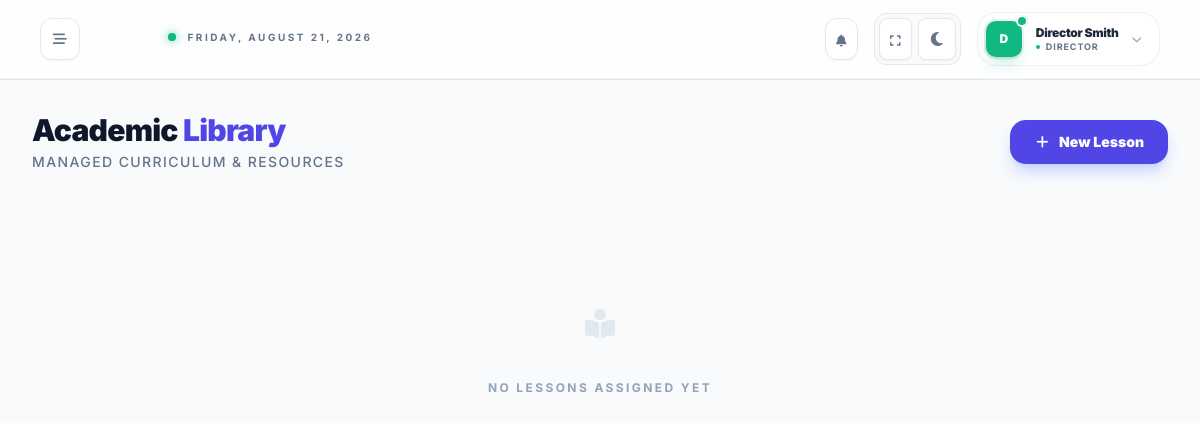
The app's page /curriculum/ (signed in), older data.
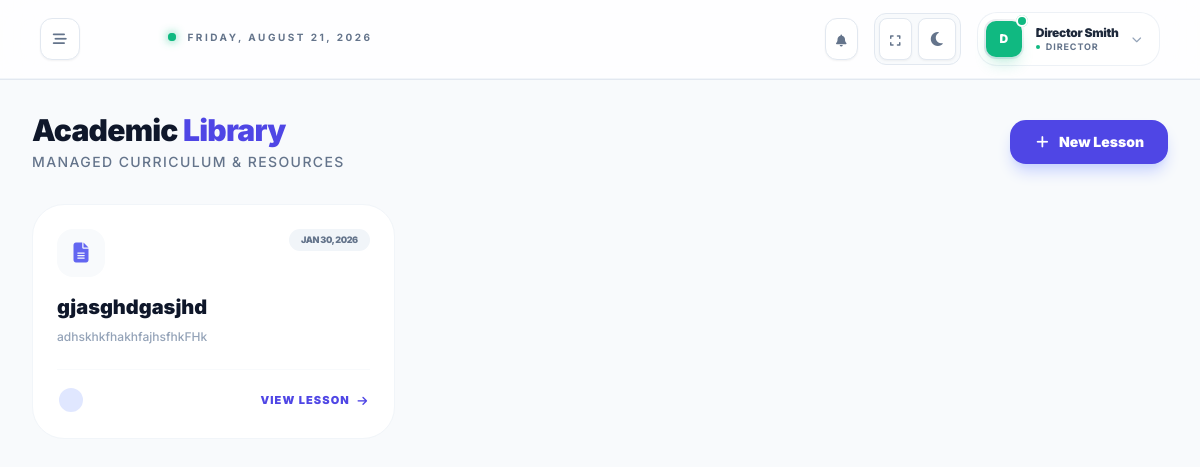
The same page, newer data.
### curriculum/models.py (models this page shows, shortened)
class Lesson(models.Model):
    lesson_id = models.UUIDField(primary_key=True, default=uuid.uuid4, editable=False)
    title = models.CharField(max_length=255, verbose_name=_("Title"))
    description = models.TextField(blank=True, null=True, verbose_name=_("Description"))
    pdf_file = models.FileField(
        upload_to='curriculum/pdfs/',
        blank=True,
        null=True,
        help_text=_("Upload a PDF document for the lesson")
    )
    video_url = models.URLField(
        max_length=500,
        blank=True,
        null=True,
        help_text=_("Paste a YouTube or Vimeo link")
    )
    content_text = models.TextField(
        blank=True,
        null=True,
        help_text=_("Written instructions or lesson notes")
    )
    created_by = models.ForeignKey(
        'accounts.User',
        on_delete=models.SET_NULL,
        null=True,
        related_name="created_lessons"
    )
    educator = models.ForeignKey(
        'accounts.Educator',
        on_delete=models.CASCADE,
        related_name="assigned_lessons"
    )
    created_at = models.DateTimeField(auto_now_add=True)
    updated_at = models.DateTimeField(auto_now=True)
    class Meta:
        ordering = ['-created_at']
        verbose_name = _("Lesson")
        verbose_name_plural = _("Lessons")

### curriculum/views.py (the view)
# urls.py: path('', views.LessonListView.as_view(), name='lesson_list'),
class LessonListView(LoginRequiredMixin, ListView):
    model = Lesson
    template_name = 'lesson_list.html'
    context_object_name = 'lessons'
    def get_queryset(self):
        user = self.request.user
        if user.role_type in ['director', 'owner']:
            return Lesson.objects.all()
        elif user.role_type == 'educator':
            return Lesson.objects.filter(educator__user=user)
        return Lesson.objects.none()

### accounts/models.py (called while the page is built)
    @property
    def id(self):
        return self.user_id

### communication/context_processors.py (called while the page is built)
def unread_messages_count(request):
    if request.user.is_authenticated:
        count = Message.objects.filter(receiver=request.user, is_read=False).count()
        return {'unread_count': count}
    return {'unread_count': 0}

### dashboard/context_processors/theme_sidebar.py (called while the page is built)
def theme(request):
    return {'theme': request.COOKIES.get('theme', 'light')}

def sidebar(request):
    return {'sidebar_state': request.COOKIES.get('sidebar', 'closed')}

### curriculum/templates/Lesson_list.html (shortened to what this page needs)
{% extends "base.html" %}
{% block content %}
<div class="p-8 max-w-7xl mx-auto space-y-8">
    <div class="flex flex-col md:flex-row md:items-center justify-between gap-4">
        <div class="space-y-1">
            <h2 class="text-3xl font-black text-slate-900 dark:text-white tracking-tight">Academic <span class="text-indigo-600">Library</span></h2>
            <p class="text-slate-500 text-sm font-medium uppercase tracking-widest">Managed Curriculum & Resources</p>
        </div>
        {% if user.role_type == 'director' %}
        <a href="{% url 'curriculum:add_lesson' %}" class="inline-flex items-center gap-2 bg-indigo-600 hover:bg-indigo-700 text-white px-6 py-3 rounded-2xl font-black text-sm transition-all shadow-lg shadow-indigo-200 dark:shadow-none">
            <i class="fa-solid fa-plus"></i> New Lesson
        </a>
        {% endif %}
    </div>
    <div class="grid md:grid-cols-2 lg:grid-cols-3 gap-6">
        {% for lesson in lessons %}
        <div class="group bg-white dark:bg-slate-900 border border-slate-100 dark:border-slate-800 p-6 rounded-[2rem] hover:shadow-2xl hover:shadow-indigo-500/10 transition-all duration-500 relative overflow-hidden">
            <div class="relative z-10 flex flex-col h-full">
                <div class="flex items-start justify-between mb-4">
                    <div class="w-12 h-12 rounded-2xl bg-slate-50 dark:bg-slate-800 flex items-center justify-center text-indigo-500 group-hover:scale-110 group-hover:bg-indigo-500 group-hover:text-white transition-all duration-500">
                        <i class="fa-solid fa-file-lines text-xl"></i>
                    </div>
                    <span class="text-[9px] font-black px-3 py-1 bg-slate-100 dark:bg-slate-800 text-slate-500 rounded-full uppercase tracking-tighter">
                        {{ lesson.created_at|date:"M d, Y" }}
                    </span>
                </div>
                <h3 class="text-xl font-black text-slate-900 dark:text-white mb-2 line-clamp-1 group-hover:text-indigo-500 transition-colors">
                    {{ lesson.title }}
                </h3>
                <p class="text-slate-400 text-xs font-medium line-clamp-2 mb-6 flex-grow">
                    {{ lesson.description|default:"No description provided." }}
                </p>
                <div class="flex items-center justify-between pt-4 border-t border-slate-50 dark:border-slate-800">
                    <div class="flex -space-x-2">
                         <div class="w-7 h-7 rounded-full bg-indigo-100 dark:bg-indigo-900 border-2 border-white dark:border-slate-900 flex items-center justify-center text-[10px] font-bold text-indigo-600">
                         </div>
                    </div>
                    <a href="{% url 'curriculum:lesson_detail' lesson.pk %}" class="text-[11px] font-black text-indigo-600 uppercase tracking-widest flex items-center gap-1.5 group-hover:gap-3 transition-all">
                        View Lesson <i class="fa-solid fa-arrow-right"></i>
                    </a>
                </div>
            </div>
        </div>
        {% empty %}
        <div class="col-span-full py-20 text-center space-y-4">
            <div class="w-20 h-20 bg-slate-50 dark:bg-slate-900 rounded-full flex items-center justify-center mx-auto">
                <i class="fa-solid fa-book-open-reader text-3xl text-slate-200"></i>
            </div>
            <p class="text-slate-400 font-bold uppercase tracking-[0.2em] text-xs">No lessons assigned yet</p>
        </div>
        {% endfor %}
    </div>
</div>
{% endblock %}

Row changes from the older to the newer data that the page shows:
added Lesson: created_at "JAN 30, 2026", title "gjasghdgasjhd", description "adhskhkfhakhfajhsfhkFHk"
Text that changed along with them:
text no longer shown: "NO LESSONS ASSIGNED YET"
